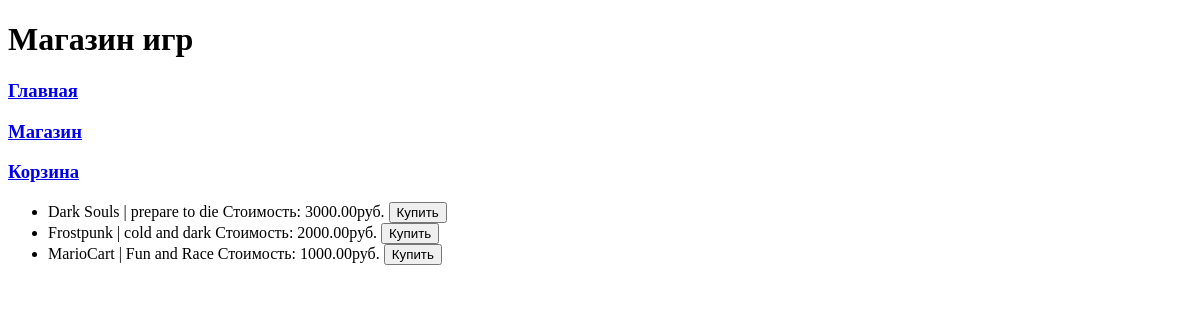
The page /main/shop/ on the database as committed earlier.
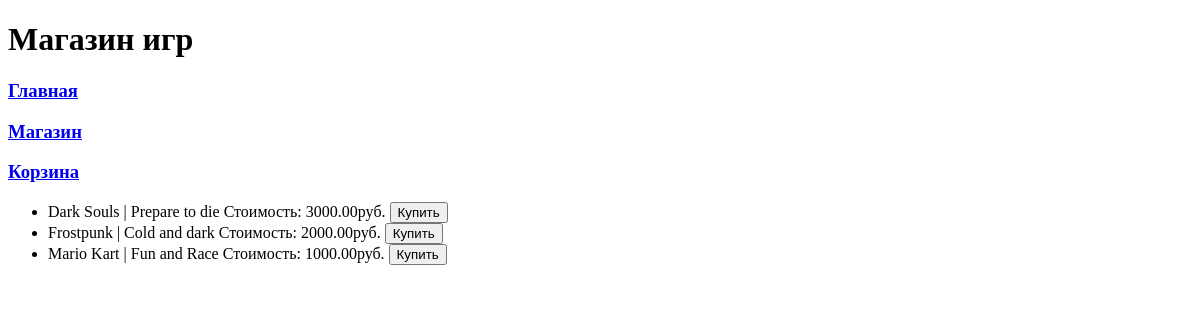
The same page on the database as committed later.
### task1/models.py (models this page shows, shortened)
class Game(models.Model):
    title = models.CharField(max_length=50)
    cost = models.DecimalField(max_digits=10000, decimal_places=2)
    size = models.DecimalField(max_digits=1000000000, decimal_places=2)
    description = models.TextField()
    age_limited = models.BooleanField(default=False)
    buyer = models.ManyToManyField(Buyer,'games')

### task1/views.py (the view)
# urls.py: path('main/shop/', shop_task1),
def shop_task1(request):
    page_name = 'Магазин игр'
    back = "Вернуться назад"
    context = {
        'page_name': page_name,
        'games': Game.objects.all(),
        'back': back
    }
    return render(request, 'shop.html', context)

### templates/shop.html
{% extends 'menu.html' %}
{% block content %}
    <ul>
        {% for game in games %}
            <li>{{game.title}} | {{game.description}} Стоимость: {{game.cost}}руб. <button> Купить </button></li>
        {% endfor %}
    </ul>
{% endblock %}

Rows that differ between the two databases and show on the page:
changed Game "Dark Souls": description "prepare to die" → "Prepare to die"
changed Game "Frostpunk": description "cold and dark" → "Cold and dark"
changed Game "Fun and Race": title "MarioCart" → "Mario Kart"
